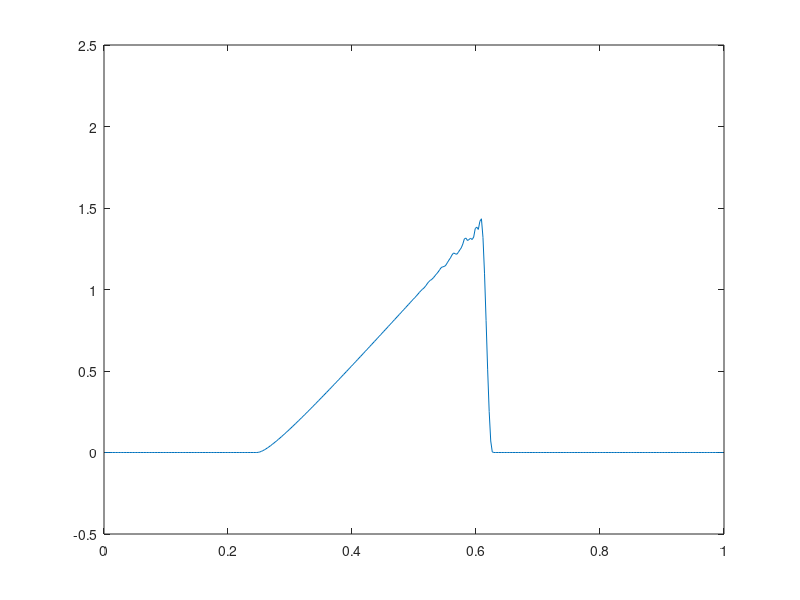

Write MATLAB code to recreate this figure.
clear all;

% Reseni smisene ulohy pro rovnici u_t + (u^2/2)_x = 0 pomoci MKO

% Delka intervalu a pocet bunek
L = 1;
n = 400;

dx = L / n;
x = linspace(dx/2, L-dx/2, n); 

u(1:n)  = 0;
un(1:n) = 0;

% Pocatecni podminka
for i = 1:n
  if (x(i)>0.25 && x(i)<0.5)
     u(i) = 1-cos(2*pi*(x(i)/0.25-1));
  end
end

plot(x, u); axis([0 1 -0.5 2.5]);
disp("Stiskni enter pro pokracovani"); pause;

dt = 0.1*dx;

t = 0;

for iter = 1:n

    % Okrajova podminka na leve casti intervalu
    f(1) = 0;
    f(n+1) = u(n)^2/2;

    % Numericky tok f
    for i = 2:n
	a = (u(i-1)+u(i))/2;
	q = a^2*dt/dx;
	%d = abs(a)-q;
	d = 25*abs(u(i)-u(i-1)) / (abs(u(i))+abs(u(i-1)) + 1.e-6) * (abs(a)-q);
	f(i) = a/2*(u(i-1)+u(i)) - q/2*(u(i)-u(i-1));
	f(i) = f(i) - d/2*(u(i)-u(i-1));
    end

    un(1:n) = u(1:n) - dt/dx * (f(2:n+1) - f(1:n));
    t = t + dt;

    u = un;

    if (mod(iter,10)==0)
      plot(x, u); axis([0 1 -0.5 2.5]);
      pause(1);
    end
end

t

